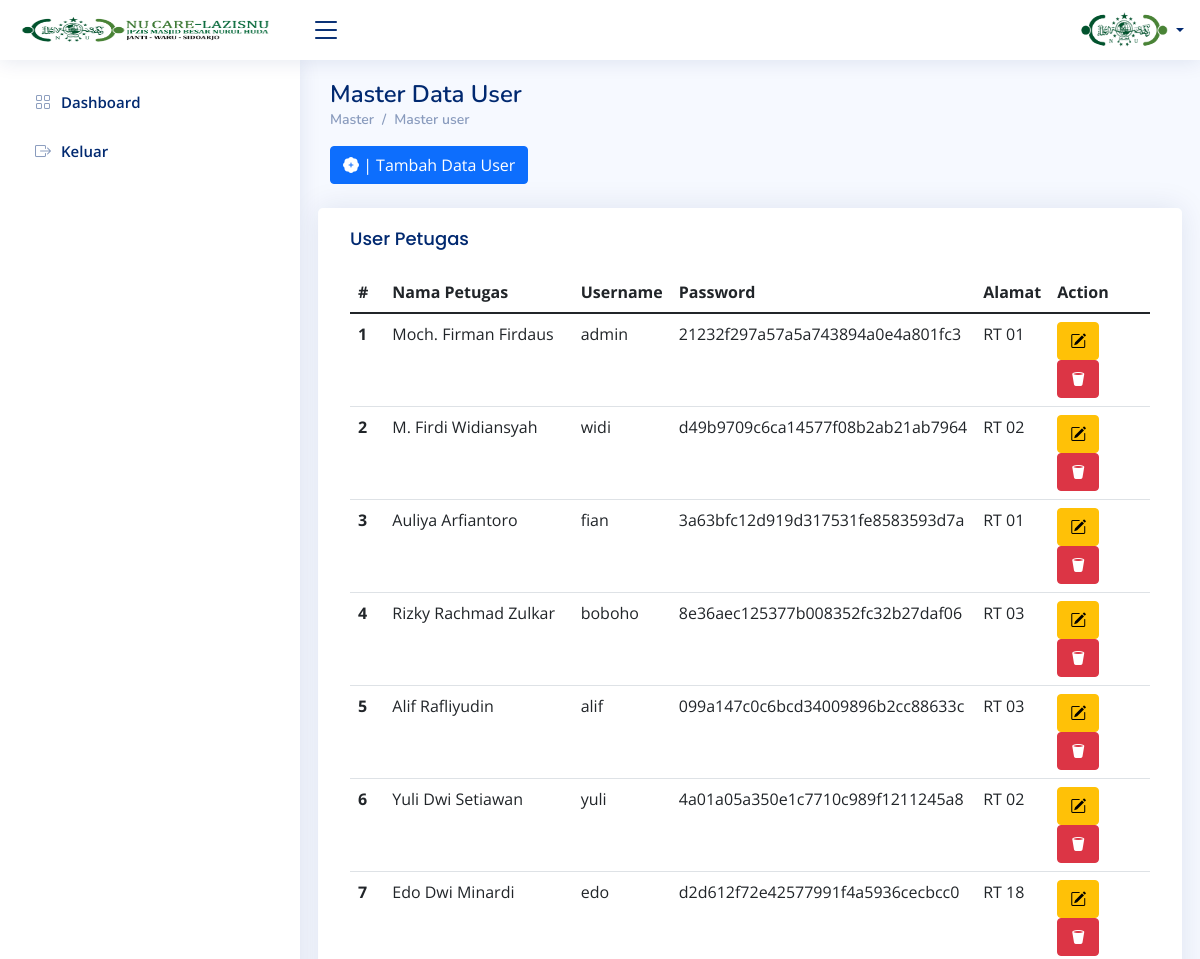
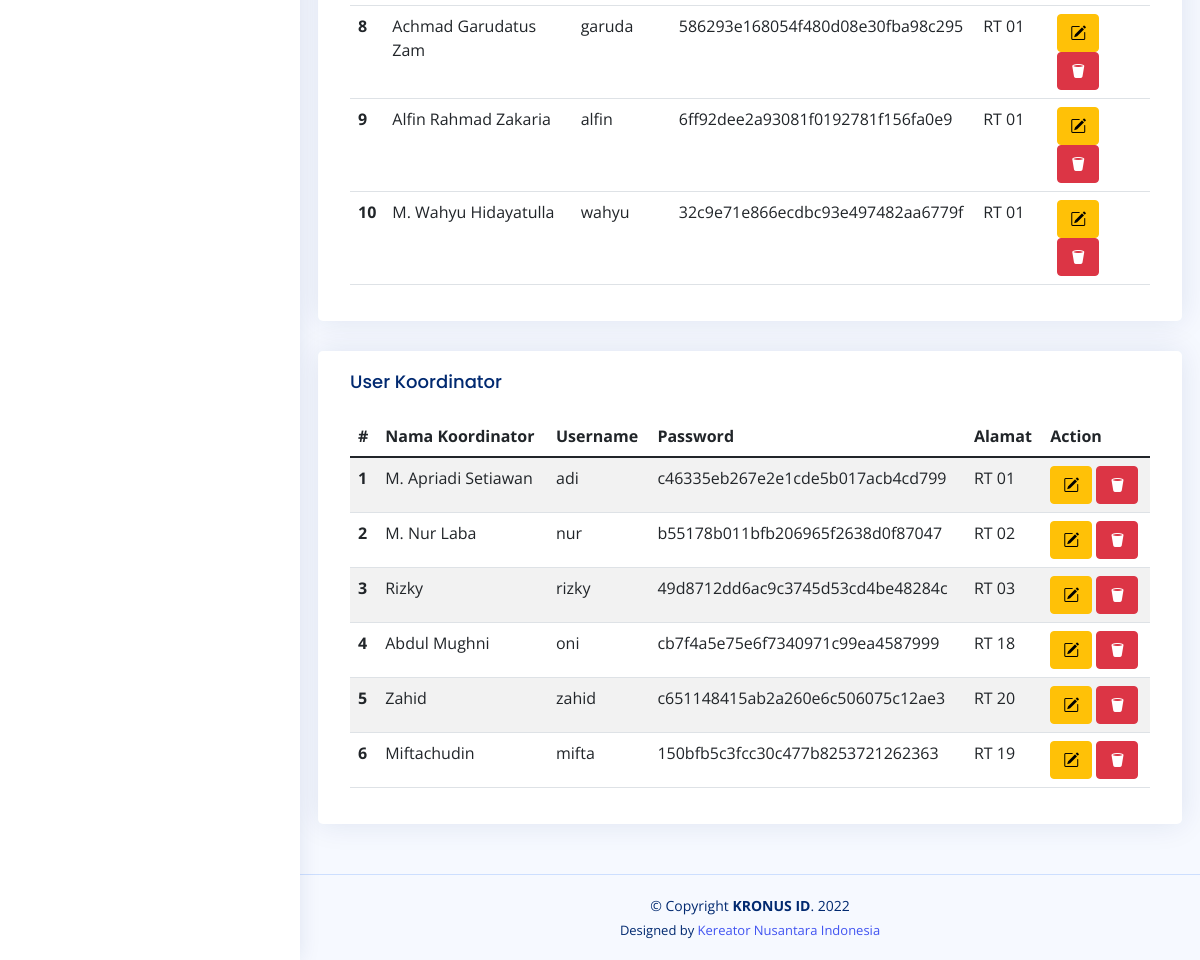
The page /index.php/master/master_user on the database its author committed (2 pictures, top to bottom).
### tables this page shows
CREATE TABLE `tbl_user_petugas`  (
  `id_user_petugas` int(11) NOT NULL AUTO_INCREMENT,
  `nama_petugas` varchar(20) NULL DEFAULT NULL,
  `username` varchar(10) NULL DEFAULT NULL,
  `password` text NULL,
  `keterangan` varchar(25) NULL DEFAULT NULL,
  `alamat_petugas` int(11) NULL DEFAULT NULL,
  `level` int(11) NULL DEFAULT 5,
  PRIMARY KEY (`id_user_petugas`) USING BTREE
);

CREATE TABLE `tbl_master_alamat`  (
  `id_master_alamat` int(11) NOT NULL AUTO_INCREMENT,
  `nama_master_alamat` varchar(10) NULL DEFAULT NULL,
  PRIMARY KEY (`id_master_alamat`) USING BTREE
);

### application/views/template/conten.php (called while the page is built)
<?php
$this->load->view('template/header');
$this->load->view('template/navbar');
$this->load->view($conten);
$this->load->view('template/footer');

### application/controllers/Master.php (called while the page is built, shortened)
<?php
class Master extends CI_Controller
{
    public function __construct()
    {
        $this->load->model('M_master', 'master');
    }
    public function master_user()
    {
        $data = [
            'akses' => $this->session->userdata('level'),
            'name' => $this->session->userdata('nama'),
            'title' => 'Master User',
            'conten' => 'conten/master_user',
            'user_petugas' => $this->master->user_petugas(),
            'user_koor' => $this->master->user_koor(),
            'master_alamat' => $this->m_data->get_data('tbl_master_alamat'),
            'master_akses' => $this->m_data->get_data('tbl_master_akses'),
            'headder_css' => array(
                'assets/template/assets/vendor/simple-datatables/style.css',
            ),
            'footer_js' => array(
                'assets/template/assets/vendor/simple-datatables/simple-datatables.js',
                'assets/js/alert-master.js',
            ),
        ];
        $this->load->view('template/conten', $data);
    }
}

### index.php (called while the page is built, shortened)
<?php
require_once BASEPATH.'core/CodeIgniter.php';

### application/models/M_master.php (called while the page is built, shortened)
<?php
class M_master extends CI_Model
{
  public function user_petugas()
  {
    return $this->db->query('SELECT
      a.id_user_petugas,
      a.nama_petugas,
      a.username,
      a.password,
      a.keterangan,
      a.level,
      a.alamat_petugas,
      b.nama_master_alamat as petugas_alamat,
      c.nama_akses
    FROM
      tbl_user_petugas as a
    JOIN tbl_master_alamat as b on b.id_master_alamat = a.alamat_petugas
    JOIN tbl_master_akses as c on c.id_akses = a.level
    WHERE a.level != 7');
  }
  public function user_koor()
  {
    return $this->db->query('SELECT
    a.id_user_petugas,
    a.nama_petugas,
    a.username,
    a.password,
    a.keterangan,
    a.level,
    a.alamat_petugas,
    b.nama_master_alamat as petugas_alamat,
    c.nama_akses
  FROM
    tbl_user_petugas as a
  JOIN tbl_master_alamat as b on b.id_master_alamat = a.alamat_petugas
  JOIN tbl_master_akses as c on c.id_akses = a.level
  WHERE a.level = 7');
  }
}

### application/views/conten/master_user.php (the view, shortened to what this page needs)
<main id="main" class="main">
    <div class="pagetitle">
        <h1>Master Data User</h1>
        <nav>
            <ol class="breadcrumb">
                <li class="breadcrumb-item"><a href="<?= base_url('Master') ?>">Master</a></li>
                <li class="breadcrumb-item">Master user</li>
            </ol>
        </nav>
    </div>
    <button type="button" class="btn btn-primary" data-bs-toggle="modal" data-bs-target="#tambahModal"><i class="bi bi-patch-plus-fill"></i> | Tambah Data User</button>
    <br><br>
    <section class="section">
        <div class="row">
            <div class="card">
                <div class="card-body table-responsive">
                    <h5 class="card-title">User Petugas</h5>
                    <table class="table datatable">
                        <thead>
                            <tr>
                                <th scope="col">#</th>
                                <th scope="col">Nama Petugas</th>
                                <th scope="col">Username</th>
                                <th scope="col">Password</th>
                                <th scope="col">Alamat</th>
                                <th scope="col">Action</th>
                            </tr>
                        </thead>
                        <tbody>
                            <?php
                            $x = 1;
                            $pet = 1;
                            foreach ($user_petugas->result() as $row) { ?>
                                <tr>
                                    <th scope="row"><?= $x++; ?></th>
                                    <td><?= $row->nama_petugas ?></td>
                                    <td><?= $row->username ?></td>
                                    <td><?= $row->password ?></td>
                                    <td><?= $row->petugas_alamat ?></td>
                                    <td>
                                        <button type="button" class="btn btn-warning" title="Edit Data User" data-bs-toggle="modal" data-bs-target="#editPetugasModal<?= $pet++; ?>"><i class="bi bi-pencil-square"></i></button>
                                        <a href="<?= site_url('Master/hapus_petugas/' . $row->id_user_petugas) ?>" class="btn btn-danger hapus-user" title="Hapus Data User"><i class="bi bi-trash2-fill"></i></a>
                                    </td>
                                </tr>
                            <?php } ?>
                        </tbody>
                    </table>
                </div>
            </div>
        </div>
    </section>
    <section class="section">
        <div class="row">
            <div class="card">
                <div class="card-body table-responsive">
                    <h5 class="card-title">User Koordinator</h5>
                    <table class="table table-striped">
                        <thead>
                            <tr>
                                <th scope="col">#</th>
                                <th scope="col">Nama Koordinator</th>
                                <th scope="col">Username</th>
                                <th scope="col">Password</th>
                                <th scope="col">Alamat</th>
                                <th scope="col">Action</th>
                            </tr>
                        </thead>
                        <tbody>
                            <?php
                            $x = 1;
                            $koor = 1;
                            foreach ($user_koor->result() as $row) { ?>
                                <tr>
                                    <th scope="row"><?= $x++; ?></th>
                                    <td><?= $row->nama_petugas ?></td>
                                    <td><?= $row->username ?></td>
                                    <td><?= $row->password ?></td>
                                    <td><?= $row->petugas_alamat ?></td>
                                    <td>
                                        <button type="button" class="btn btn-warning" title="Edit Data User" data-bs-toggle="modal" data-bs-target="#editKoorModel<?= $koor++; ?>"><i class="bi bi-pencil-square"></i></button>
                                        <a href="<?= site_url('Master/hapus_petugas/' . $row->id_user_petugas) ?>" class="btn btn-danger hapus-user" title="Hapus Data User"><i class="bi bi-trash2-fill"></i></a>
                                    </td>
                                </tr>
                            <?php } ?>
                        </tbody>
                    </table>
                </div>
            </div>
        </div>
    </section>
</main>

### application/views/template/header.php (shortened to what this page needs)
<!DOCTYPE html>
<html lang="en">
<head>
    <link href="<?= base_url() ?>assets/template/assets/vendor/bootstrap/css/bootstrap.min.css" rel="stylesheet">
    <link href="<?= base_url() ?>assets/template/assets/vendor/bootstrap-icons/bootstrap-icons.css" rel="stylesheet">
    <link href="<?= base_url() ?>assets/template/assets/vendor/boxicons/css/boxicons.min.css" rel="stylesheet">
    <link href="<?= base_url() ?>assets/template/assets/vendor/quill/quill.snow.css" rel="stylesheet">
    <link href="<?= base_url() ?>assets/template/assets/vendor/quill/quill.bubble.css" rel="stylesheet">
    <link href="<?= base_url() ?>assets/template/assets/vendor/remixicon/remixicon.css" rel="stylesheet">
    <link href="<?= base_url() ?>assets/template/assets/vendor/simple-datatables/style.css" rel="stylesheet">
    <link href="<?= base_url() ?>assets/template/assets/css/style.css" rel="stylesheet">
    <?php
    if (isset($headder_css)) {
        foreach ($headder_css as $hcss) { ?>
            <link href="<?= base_url($hcss) ?>" rel="stylesheet">
    <?php }
    } ?>
</head>
<body>
    <header id="header" class="header fixed-top d-flex align-items-center">
        <div class="d-flex align-items-center justify-content-between">
            <a href="index.html" class="logo d-flex align-items-center">
                <img src="<?= base_url('') ?>assets/logo/navbar.png" alt="" width="250px" height="200px">
            </a>
            <i class="bi bi-list toggle-sidebar-btn"></i>
        </div>
        <nav class="header-nav ms-auto">
            <ul class="d-flex align-items-center">
                <li class="nav-item dropdown pe-3">
                    <a class="nav-link nav-profile d-flex align-items-center pe-0" href="#" data-bs-toggle="dropdown">
                        <img src="<?= base_url('') ?>assets/logo/user_logo.png" alt="Profile" class="rounded-circle">
                        <span class="d-none d-md-block dropdown-toggle ps-2"><?= $name ?></span>
                    </a>
                </li>
            </ul>
        </nav>
    </header>

### application/views/template/navbar.php (shortened to what this page needs)
<aside id="sidebar" class="sidebar">
    <ul class="sidebar-nav" id="sidebar-nav">
        <li class="nav-item">
            <a class="nav-link collapsed" href="<?= base_url('Dashboard') ?>">
                <i class="bi bi-grid"></i>
                <span>Dashboard</span>
            </a>
        </li>
        <li class="nav-item">
            <a class="nav-link collapsed" href="<?= base_url('Login/logout') ?>">
                <i class="bi bi-box-arrow-right"></i>
                <span>Keluar</span>
            </a>
        </li>
    </ul>
</aside>

### application/views/template/footer.php (shortened to what this page needs)
<footer id="footer" class="footer">
    <div class="copyright">
        &copy; Copyright <strong><span>KRONUS ID</span></strong>. <?= date('Y') ?>
    </div>
    <div class="credits">
        Designed by <a href="https://fizekronus.com/">Kereator Nusantara Indonesia</a>
    </div>
</footer>
</body>
</html>

### assets/template/assets/css/style.css (style rules this page uses)
:root { scroll-behavior: smooth; }
body { font-family: "Open Sans", sans-serif; background: #f6f9ff; color: #444444; }
a { color: #4154f1; text-decoration: none; }
h1, h2, h3, h4, h5, h6 { font-family: "Nunito", sans-serif; }
#main { margin-top: 60px; padding: 20px 30px; transition: all 0.3s; }
.pagetitle { margin-bottom: 10px; }
.pagetitle h1 { font-size: 24px; margin-bottom: 0; font-weight: 600; color: #012970; }
.card { margin-bottom: 30px; border: none; border-radius: 5px; box-shadow: 0px 0 30px rgba(1, 41, 112, 0.1); }
.card-title { padding: 20px 0 15px 0; font-size: 18px; font-weight: 500; color: #012970; font-family: "Poppins", sans-serif; }
.card-body { padding: 0 20px 20px 20px; }
.breadcrumb { font-size: 14px; font-family: "Nunito", sans-serif; color: #899bbd; font-weight: 600; }
.breadcrumb a { color: #899bbd; transition: 0.3s; }
.breadcrumb .breadcrumb-item::before { color: #899bbd; }
.logo { line-height: 1; }
@media (min-width: 1200px) { .logo { width: 280px; } }
.logo img { max-height: 26px; margin-right: 6px; }
.header { transition: all 0.5s; z-index: 997; height: 60px; box-shadow: 0px 2px 20px rgba(1, 41, 112, 0.1); background-color: #fff; padding-left: 20px; }
.header .toggle-sidebar-btn { font-size: 32px; padding-left: 10px; cursor: pointer; color: #012970; }
.header-nav ul { list-style: none; }
.header-nav > ul { margin: 0; padding: 0; }
.header-nav .nav-profile { color: #012970; }
.header-nav .nav-profile img { max-height: 36px; }
.header-nav .nav-profile span { font-size: 14px; font-weight: 600; }
.sidebar { position: fixed; top: 60px; left: 0; bottom: 0; width: 300px; z-index: 996; transition: all 0.3s; padding: 20px; overflow-y: auto; scrollbar-width: thin; scrollbar-color: #aab7cf transparent; box-shadow: 0px 0px 20px rgba(1, 41, 112, 0.1); background-color: #fff; }
@media (min-width: 1200px) { #main, #footer { margin-left: 300px; } }
.sidebar-nav { padding: 0; margin: 0; list-style: none; }
.sidebar-nav li { padding: 0; margin: 0; list-style: none; }
.sidebar-nav .nav-item { margin-bottom: 5px; }
.sidebar-nav .nav-link { display: flex; align-items: center; font-size: 15px; font-weight: 600; color: #4154f1; transition: 0.3; background: #f6f9ff; padding: 10px 15px; border-radius: 4px; }
.sidebar-nav .nav-link i { font-size: 16px; margin-right: 10px; color: #4154f1; }
.sidebar-nav .nav-link.collapsed { color: #012970; background: #fff; }
.sidebar-nav .nav-link.collapsed i { color: #899bbd; }
.footer { padding: 20px 0; font-size: 14px; transition: all 0.3s; border-top: 1px solid #cddfff; }
.footer .copyright { text-align: center; color: #012970; }
.footer .credits { padding-top: 5px; text-align: center; font-size: 13px; color: #012970; }

### rows shown on the page
tbl_user_petugas: nama_petugas "Moch. Firman Firdaus", username "admin", password "21232f297a57a5a743894a0e4a801fc3", tbl_master_alamat.nama_master_alamat "RT 01"
tbl_user_petugas: nama_petugas "M. Firdi Widiansyah", username "widi", password "d49b9709c6ca14577f08b2ab21ab7964", tbl_master_alamat.nama_master_alamat "RT 02"
tbl_user_petugas: nama_petugas "Auliya Arfiantoro", username "fian", password "3a63bfc12d919d317531fe8583593d7a", tbl_master_alamat.nama_master_alamat "RT 01"
tbl_user_petugas: nama_petugas "Rizky Rachmad Zulkar", username "boboho", password "8e36aec125377b008352fc32b27daf06", tbl_master_alamat.nama_master_alamat "RT 03"
tbl_user_petugas: nama_petugas "Alif Rafliyudin", username "alif", password "099a147c0c6bcd34009896b2cc88633c", tbl_master_alamat.nama_master_alamat "RT 03"
tbl_user_petugas: nama_petugas "Yuli Dwi Setiawan", username "yuli", password "4a01a05a350e1c7710c989f1211245a8", tbl_master_alamat.nama_master_alamat "RT 02"
tbl_user_petugas: nama_petugas "Edo Dwi Minardi", username "edo", password "d2d612f72e42577991f4a5936cecbcc0", tbl_master_alamat.nama_master_alamat "RT 18"
tbl_user_petugas: nama_petugas "Achmad Garudatus Zam", username "garuda", password "586293e168054f480d08e30fba98c295", tbl_master_alamat.nama_master_alamat "RT 01"
tbl_user_petugas: nama_petugas "Alfin Rahmad Zakaria", username "alfin", password "6ff92dee2a93081f0192781f156fa0e9", tbl_master_alamat.nama_master_alamat "RT 01"
tbl_user_petugas: nama_petugas "M. Wahyu Hidayatulla", username "wahyu", password "32c9e71e866ecdbc93e497482aa6779f", tbl_master_alamat.nama_master_alamat "RT 01"
tbl_user_petugas: nama_petugas "M. Apriadi Setiawan", username "adi", password "c46335eb267e2e1cde5b017acb4cd799", tbl_master_alamat.nama_master_alamat "RT 01"
tbl_user_petugas: nama_petugas "M. Nur Laba", username "nur", password "b55178b011bfb206965f2638d0f87047", tbl_master_alamat.nama_master_alamat "RT 02"
tbl_user_petugas: nama_petugas "Rizky", username "rizky", password "49d8712dd6ac9c3745d53cd4be48284c", tbl_master_alamat.nama_master_alamat "RT 03"
tbl_user_petugas: nama_petugas "Abdul Mughni", username "oni", password "cb7f4a5e75e6f7340971c99ea4587999", tbl_master_alamat.nama_master_alamat "RT 18"
tbl_user_petugas: nama_petugas "Zahid", username "zahid", password "c651148415ab2a260e6c506075c12ae3", tbl_master_alamat.nama_master_alamat "RT 20"
tbl_user_petugas: nama_petugas "Miftachudin", username "mifta", password "150bfb5c3fcc30c477b8253721262363", tbl_master_alamat.nama_master_alamat "RT 19"
